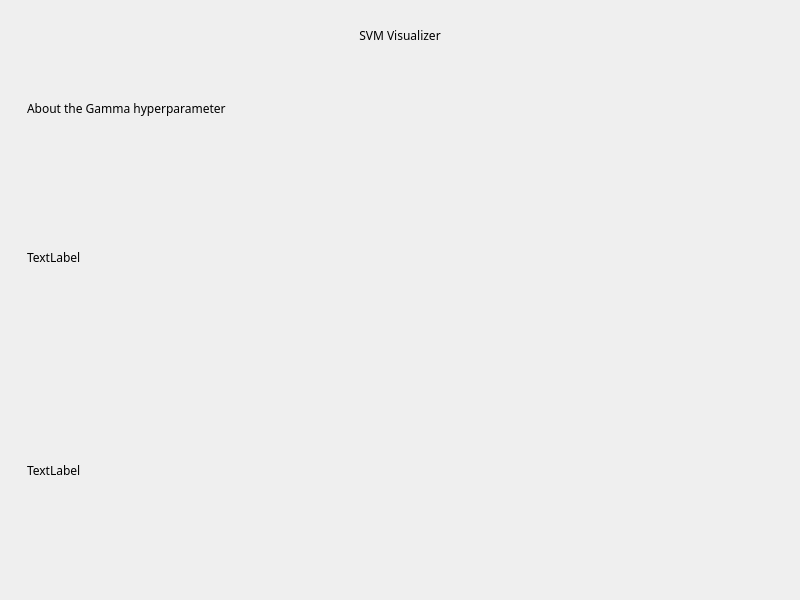
<?xml version="1.0" encoding="UTF-8"?>
<ui version="4.0">
 <class>infoAboutGammaWindow</class>
 <widget class="QMainWindow" name="infoAboutGammaWindow">
  <property name="geometry">
   <rect>
    <x>0</x>
    <y>0</y>
    <width>800</width>
    <height>600</height>
   </rect>
  </property>
  <property name="windowTitle">
   <string>Gamma Hyperparameter</string>
  </property>
  <property name="styleSheet">
   <string notr="true">*{
	border:none;
	border-radius:15px;
	font-family:century gohtic;
}

QFrame[accessibleName=&quot;mainFrame&quot;]{
	background-color:qlineargradient(spread:pad, x1:0, y1:0, x2:1, y2:1, stop:0 rgba(191, 186, 181, 255), stop:1 rgba(231, 227, 223, 255));
}

QFrame[accessibleName=&quot;titleFrame&quot;]{
	background-color:rgb(244, 244, 244);
}

QScrollArea{
	background-color:rgb(244, 244, 244);
}

QLabel[accessibleName=&quot;titleLabel&quot;]{
	font-size:40px;
	margin:10px;
	font-weight:bold;
	color:rgb(0, 51, 69);
}

QLabel[accessibleName=&quot;subtitleLabel&quot;]{
	font-size:30px;
	font-weight:bold;
	color:rgb(0, 51, 69);
	padding:10px;
	background-color:rgb(244, 244, 244);
}

QLabel[accessibleName=&quot;infoLabel&quot;],QLabel[accessibleName=&quot;recommendedValuesLabel&quot;]{
	font-size:18px;
	font-weight:bold;
	color:rgb(0, 51, 69);
	padding:10px;
	background-color:rgb(244, 244, 244);
}

QScrollArea{
	background-color:rgba(244, 244, 244, 0);
}

QScrollBar:horizontal
{
        height: 20px;
        margin: 3px 15px 3px 15px;
        border: 1px transparent #2A2929;
        border-radius: 6px;
        background-color: rgb(0, 51, 69);    /* #2A2929; */
}

    QScrollBar::handle:horizontal
    {
        background-color: rgb(27, 134, 151);      /* #605F5F; */
        min-width: 5px;
        border-radius: 6px;
    }

    QScrollBar::add-line:horizontal
    {
        margin: 0px 3px 0px 3px;
        border-image: url(:/qss_icons/rc/right_arrow_disabled.png);
        width: 10px;
        height: 10px;
        subcontrol-position: right;
        subcontrol-origin: margin;
    }

    QScrollBar::sub-line:horizontal
    {
        margin: 0px 3px 0px 3px;
        border-image: url(:/qss_icons/rc/left_arrow_disabled.png);
        height: 10px;
        width: 10px;
        subcontrol-position: left;
        subcontrol-origin: margin;
    }

    QScrollBar::add-line:horizontal:hover,QScrollBar::add-line:horizontal:on
    {
        border-image: url(:/qss_icons/rc/right_arrow.png);
        height: 10px;
        width: 10px;
        subcontrol-position: right;
        subcontrol-origin: margin;
    }


    QScrollBar::sub-line:horizontal:hover, QScrollBar::sub-line:horizontal:on
    {
        border-image: url(:/qss_icons/rc/left_arrow.png);
        height: 10px;
        width: 10px;
        subcontrol-position: left;
        subcontrol-origin: margin;
    }

    QScrollBar::up-arrow:horizontal, QScrollBar::down-arrow:horizontal
    {
        background: none;
    }


    QScrollBar::add-page:horizontal, QScrollBar::sub-page:horizontal
    {
        background: none;
    }

    QScrollBar:vertical
    {
        background-color: rgb(0, 51, 69);
        width: 20px;
        margin: 15px 3px 15px 3px;
        border: 1px transparent #2A2929;
        border-radius: 6px;
    }

    QScrollBar::handle:vertical
    {
        background-color: rgb(27, 134, 151);         /* #605F5F; */
        min-height: 5px;
        border-radius: 6px;
    }

    QScrollBar::sub-line:vertical
    {
        margin: 3px 0px 3px 0px;
        border-image: url(:/qss_icons/rc/up_arrow_disabled.png);
        height: 10px;
        width: 10px;
        subcontrol-position: top;
        subcontrol-origin: margin;
    }

    QScrollBar::add-line:vertical
    {
        margin: 3px 0px 3px 0px;
        border-image: url(:/qss_icons/rc/down_arrow_disabled.png);
        height: 10px;
        width: 10px;
        subcontrol-position: bottom;
        subcontrol-origin: margin;
    }

    QScrollBar::sub-line:vertical:hover,QScrollBar::sub-line:vertical:on
    {
        border-image: url(:/qss_icons/rc/up_arrow.png);
        height: 10px;
        width: 10px;
        subcontrol-position: top;
        subcontrol-origin: margin;
    }

    QScrollBar::add-line:vertical:hover, QScrollBar::add-line:vertical:on
    {
        border-image: url(:/qss_icons/rc/down_arrow.png);
        height: 10px;
        width: 10px;
        subcontrol-position: bottom;
        subcontrol-origin: margin;
    }

    QScrollBar::up-arrow:vertical, QScrollBar::down-arrow:vertical
    {
        background: none;
    }

    QScrollBar::add-page:vertical, QScrollBar::sub-page:vertical
    {
        background: none;
    }
</string>
  </property>
  <widget class="QWidget" name="centralwidget">
   <layout class="QHBoxLayout" name="horizontalLayout">
    <item>
     <widget class="QFrame" name="mainFrame">
      <property name="accessibleName">
       <string>mainFrame</string>
      </property>
      <property name="frameShape">
       <enum>QFrame::StyledPanel</enum>
      </property>
      <property name="frameShadow">
       <enum>QFrame::Raised</enum>
      </property>
      <layout class="QVBoxLayout" name="verticalLayout">
       <item>
        <widget class="QFrame" name="titleFrame">
         <property name="maximumSize">
          <size>
           <width>16777215</width>
           <height>100</height>
          </size>
         </property>
         <property name="accessibleName">
          <string>titleFrame</string>
         </property>
         <property name="frameShape">
          <enum>QFrame::StyledPanel</enum>
         </property>
         <property name="frameShadow">
          <enum>QFrame::Raised</enum>
         </property>
         <layout class="QHBoxLayout" name="horizontalLayout_2">
          <item>
           <widget class="QLabel" name="titleLabel">
            <property name="accessibleName">
             <string>titleLabel</string>
            </property>
            <property name="text">
             <string>SVM Visualizer</string>
            </property>
            <property name="alignment">
             <set>Qt::AlignCenter</set>
            </property>
           </widget>
          </item>
         </layout>
        </widget>
       </item>
       <item>
        <widget class="QScrollArea" name="scrollArea">
         <property name="widgetResizable">
          <bool>true</bool>
         </property>
         <widget class="QWidget" name="scrollAreaWidgetContents">
          <property name="geometry">
           <rect>
            <x>0</x>
            <y>0</y>
            <width>756</width>
            <height>459</height>
           </rect>
          </property>
          <layout class="QVBoxLayout" name="verticalLayout_2">
           <item>
            <widget class="QLabel" name="subtitleLabel">
             <property name="maximumSize">
              <size>
               <width>16777215</width>
               <height>80</height>
              </size>
             </property>
             <property name="accessibleName">
              <string>subtitleLabel</string>
             </property>
             <property name="text">
              <string>About the Gamma hyperparameter</string>
             </property>
            </widget>
           </item>
           <item>
            <widget class="QLabel" name="infoLabel">
             <property name="accessibleName">
              <string>infoLabel</string>
             </property>
             <property name="text">
              <string>TextLabel</string>
             </property>
            </widget>
           </item>
           <item>
            <widget class="QLabel" name="recommendedValuesLabel">
             <property name="accessibleName">
              <string>recommendedValuesLabel</string>
             </property>
             <property name="text">
              <string>TextLabel</string>
             </property>
            </widget>
           </item>
          </layout>
         </widget>
        </widget>
       </item>
      </layout>
     </widget>
    </item>
   </layout>
  </widget>
 </widget>
 <resources/>
 <connections/>
</ui>
